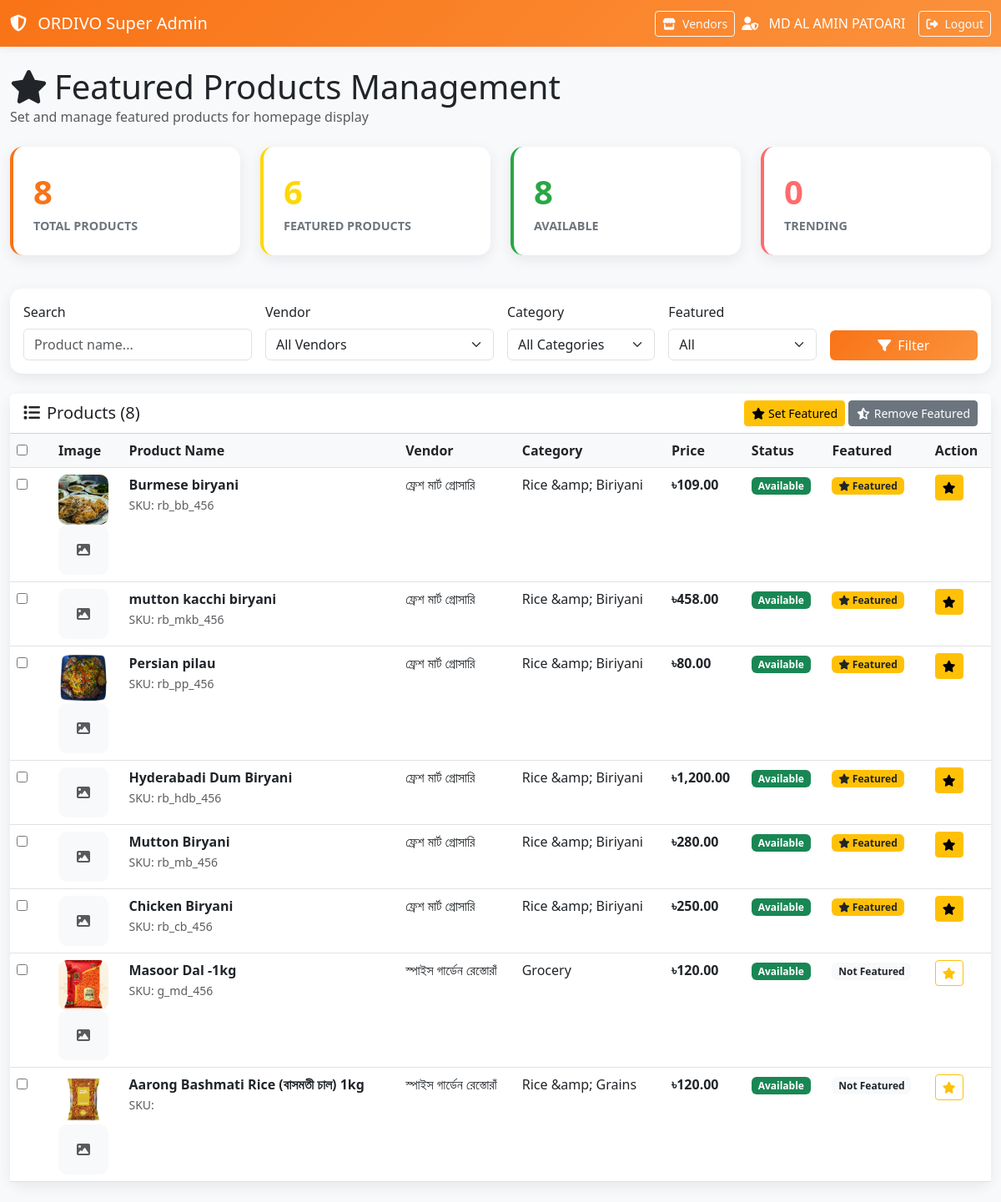
The page /super_admin/products_featured.php (signed in) on the database its author committed.
### tables this page shows
CREATE TABLE `products` (
  `id` int(11) NOT NULL,
  `vendor_id` int(11) NOT NULL,
  `category_id` int(11) NOT NULL,
  `brand_id` int(11) DEFAULT NULL,
  `name` varchar(200) NOT NULL,
  `slug` varchar(200) NOT NULL,
  `description` text DEFAULT NULL,
  `short_description` varchar(500) DEFAULT NULL,
  `sku` varchar(100) DEFAULT NULL,
  `barcode` varchar(100) DEFAULT NULL,
  `price` decimal(10,2) NOT NULL,
  `discounted_price` decimal(10,2) DEFAULT NULL,
  `cost_price` decimal(10,2) DEFAULT NULL,
  `unit` varchar(20) DEFAULT 'pcs' COMMENT 'kg, g, l, ml, pcs, pack, plate, bowl, etc.',
  `unit_value` decimal(10,3) DEFAULT NULL COMMENT 'Weight/volume per unit',
  `pack_size` varchar(50) DEFAULT NULL,
  `image` varchar(255) DEFAULT NULL,
  `gallery` longtext DEFAULT NULL COMMENT 'Array of additional images' CHECK (json_valid(`gallery`)),
  `preparation_time` int(11) DEFAULT 15 COMMENT 'Preparation time in minutes (for food)',
  `nutritional_info` longtext DEFAULT NULL CHECK (json_valid(`nutritional_info`)),
  `ingredients` text DEFAULT NULL,
  `allergen_info` longtext DEFAULT NULL CHECK (json_valid(`allergen_info`)),
  `storage_instructions` text DEFAULT NULL,
  `expiry_days` int(11) DEFAULT NULL,
  `is_veg` tinyint(1) DEFAULT 0,
  `is_vegan` tinyint(1) DEFAULT 0,
  `is_gluten_free` tinyint(1) DEFAULT 0,
  `is_spicy` tinyint(1) DEFAULT 0,
  `spice_level` tinyint(1) DEFAULT 0 COMMENT '0=No spice, 1=Mild, 2=Medium, 3=Hot, 4=Very Hot',
  `is_organic` tinyint(1) DEFAULT 0,
  `is_perishable` tinyint(1) DEFAULT 0,
  `requires_refrigeration` tinyint(1) DEFAULT 0,
  `is_available` tinyint(1) DEFAULT 1,
  `is_featured` tinyint(1) DEFAULT 0,
  `is_trending` tinyint(1) DEFAULT 0,
  `sort_order` int(11) DEFAULT 0,
  `rating` decimal(3,2) DEFAULT 0.00,
  `total_reviews` int(11) DEFAULT 0,
  `total_orders` int(11) DEFAULT 0,
  `total_views` int(11) DEFAULT 0,
  `meta_title` varchar(255) DEFAULT NULL,
  `meta_description` text DEFAULT NULL,
  `meta_keywords` text DEFAULT NULL,
  `created_at` timestamp NOT NULL DEFAULT current_timestamp(),
  `updated_at` timestamp NOT NULL DEFAULT current_timestamp() ON UPDATE current_timestamp()
);

CREATE TABLE `vendors` (
  `id` int(11) NOT NULL,
  `owner_id` int(11) NOT NULL,
  `business_type_id` int(11) NOT NULL,
  `name` varchar(150) NOT NULL,
  `slug` varchar(150) NOT NULL,
  `description` text DEFAULT NULL,
  `address` text NOT NULL,
  `area_id` int(11) DEFAULT NULL,
  `city_id` int(11) NOT NULL,
  `postal_code` varchar(20) DEFAULT NULL,
  `latitude` decimal(10,8) DEFAULT NULL,
  `longitude` decimal(11,8) DEFAULT NULL,
  `phone` varchar(20) NOT NULL,
  `email` varchar(100) DEFAULT NULL,
  `website` varchar(255) DEFAULT NULL,
  `logo` varchar(255) DEFAULT NULL,
  `banner_image` varchar(255) DEFAULT NULL,
  `gallery` longtext DEFAULT NULL COMMENT 'Array of additional images' CHECK (json_valid(`gallery`)),
  `trade_license_number` varchar(100) DEFAULT NULL,
  `tin_number` varchar(100) DEFAULT NULL,
  `food_license_number` varchar(100) DEFAULT NULL,
  `bank_account_number` varchar(50) DEFAULT NULL,
  `bank_name` varchar(100) DEFAULT NULL,
  `bank_routing_number` varchar(50) DEFAULT NULL,
  `bkash_number` varchar(20) DEFAULT NULL COMMENT 'bKash mobile banking',
  `nagad_number` varchar(20) DEFAULT NULL COMMENT 'Nagad mobile banking',
  `rocket_number` varchar(20) DEFAULT NULL COMMENT 'Rocket mobile banking',
  `opening_time` time DEFAULT '09:00:00',
  `closing_time` time DEFAULT '22:00:00',
  `preparation_time` int(11) DEFAULT 30 COMMENT 'Average preparation time in minutes',
  `min_order_amount` decimal(10,2) DEFAULT 200.00,
  `commission_rate` decimal(5,2) DEFAULT 15.00,
  `delivery_radius` decimal(8,2) DEFAULT 10.00 COMMENT 'Delivery radius in km',
  `delivery_fee` decimal(10,2) DEFAULT 50.00,
  `free_delivery_above` decimal(10,2) DEFAULT 500.00,
  `rating` decimal(3,2) DEFAULT 0.00,
  `total_reviews` int(11) DEFAULT 0,
  `total_orders` int(11) DEFAULT 0,
  `total_revenue` decimal(12,2) DEFAULT 0.00,
  `is_active` tinyint(1) DEFAULT 1,
  `is_verified` tinyint(1) DEFAULT 0,
  `is_featured` tinyint(1) DEFAULT 0,
  `is_open` tinyint(1) DEFAULT 1,
  `verification_documents` longtext DEFAULT NULL CHECK (json_valid(`verification_documents`)),
  `social_media` longtext DEFAULT NULL COMMENT 'Social media links' CHECK (json_valid(`social_media`)),
  `seo_title` varchar(255) DEFAULT NULL,
  `seo_description` text DEFAULT NULL,
  `seo_keywords` text DEFAULT NULL,
  `created_at` timestamp NOT NULL DEFAULT current_timestamp(),
  `updated_at` timestamp NOT NULL DEFAULT current_timestamp() ON UPDATE current_timestamp(),
  `onboarding_notes` text DEFAULT NULL,
  `operating_hours` longtext DEFAULT NULL CHECK (json_valid(`operating_hours`))
);

CREATE TABLE `categories` (
  `id` int(11) NOT NULL,
  `parent_id` int(11) DEFAULT NULL,
  `name` varchar(100) NOT NULL,
  `slug` varchar(100) NOT NULL,
  `description` text DEFAULT NULL,
  `image` varchar(255) DEFAULT NULL,
  `icon` varchar(255) DEFAULT NULL,
  `banner_image` varchar(255) DEFAULT NULL,
  `category_type` enum('food','grocery','both') DEFAULT 'both',
  `level` tinyint(1) DEFAULT 1 COMMENT '1=Main, 2=Sub, 3=Sub-sub',
  `commission_rate` decimal(5,2) DEFAULT NULL COMMENT 'Override default commission',
  `tax_rate` decimal(5,2) DEFAULT NULL,
  `sort_order` int(11) DEFAULT 0,
  `is_active` tinyint(1) DEFAULT 1,
  `is_featured` tinyint(1) DEFAULT 0,
  `seo_title` varchar(255) DEFAULT NULL,
  `seo_description` text DEFAULT NULL,
  `seo_keywords` text DEFAULT NULL,
  `created_at` timestamp NOT NULL DEFAULT current_timestamp(),
  `updated_at` timestamp NOT NULL DEFAULT current_timestamp() ON UPDATE current_timestamp()
);

### super_admin/products_featured.php (the view, shortened to what the rows shown need)
<?php
require_once '../config/db_connection.php';
$whereConditions = ["1=1"];
$params = [];
$whereClause = 'WHERE ' . implode(' AND ', $whereConditions);
try {
    $products = fetchAll("
        SELECT
            p.*,
            v.name as vendor_name,
            c.name as category_name,
            u.name as owner_name
        FROM products p
        LEFT JOIN vendors v ON p.vendor_id = v.id
        LEFT JOIN categories c ON p.category_id = c.id
        LEFT JOIN users u ON v.owner_id = u.id
        $whereClause
        ORDER BY p.is_featured DESC, p.created_at DESC
        LIMIT 100
    ", $params);
} catch (Exception $e) {
    error_log("Featured Products Error: " . $e->getMessage());
    $products = [];
    $stats = ['total' => 0, 'featured' => 0, 'available' => 0, 'trending' => 0];
    $vendors = [];
    $categories = [];
}
?>
<!DOCTYPE html>
<html lang="en">
<head>
    <link href="https://cdn.jsdelivr.net/npm/bootstrap@5.3.0/dist/css/bootstrap.min.css" rel="stylesheet">
    <link rel="stylesheet" href="https://cdnjs.cloudflare.com/ajax/libs/font-awesome/6.4.0/css/all.min.css">
</head>
<body>
    <div class="container-fluid py-4">
        <div class="mb-4">
            <h1 class="mb-0"><i class="fas fa-star me-2"></i>Featured Products Management</h1>
        </div>
        <div class="card">
            <div class="card-body p-0">
                <form id="bulkForm" method="POST">
                    <div class="table-responsive">
                        <table class="table table-hover mb-0">
                            <thead>
                                <tr>
                                    <th width="50">
                                        <input type="checkbox" id="selectAll" onclick="toggleAll(this)">
                                    </th>
                                    <th>Image</th>
                                    <th>Product Name</th>
                                    <th>Vendor</th>
                                    <th>Category</th>
                                    <th>Price</th>
                                    <th>Status</th>
                                    <th>Featured</th>
                                    <th>Action</th>
                                </tr>
                            </thead>
                            <tbody>
                                <?php if (empty($products)): ?>
                                    <tr>
                                        <td colspan="9" class="text-center py-5">
                                            <i class="fas fa-box-open fa-3x text-muted mb-3"></i>
                                            <p class="text-muted">No products found</p>
                                        </td>
                                    </tr>
                                <?php else: ?>
                                    <?php foreach ($products as $product): ?>
                                        <tr>
                                            <td>
                                                <input type="checkbox" name="product_ids[]" value="<?= $product['id'] ?>" class="product-checkbox">
                                            </td>
                                            <td>
                                                <?php if (!empty($product['image'])): ?>
                                                    <?php
                                                    $imagePath = $product['image'];
                                                    if (strpos($imagePath, 'uploads/') === 0) {
                                                        $imagePath = '../' . $imagePath;
                                                    } elseif (!preg_match('/^(https?:\/\/|\.\.\/|\/)/i', $imagePath)) {
                                                        $imagePath = '../uploads/images/' . $imagePath;
                                                    }
                                                    ?>
                                                    <img src="<?= htmlspecialchars($imagePath) ?>" alt="Product" class="product-image" onerror="this.style.display='none'; this.nextElementSibling.style.display='flex';">
                                                    <div class="product-image bg-light d-flex align-items-center justify-content-center" style="display: none;">
                                                        <i class="fas fa-image text-muted"></i>
                                                    </div>
                                                <?php else: ?>
                                                    <div class="product-image bg-light d-flex align-items-center justify-content-center">
                                                        <i class="fas fa-image text-muted"></i>
                                                    </div>
                                                <?php endif; ?>
                                            </td>
                                            <td>
                                                <strong><?= htmlspecialchars($product['name']) ?></strong><br>
                                                <small class="text-muted">SKU: <?= htmlspecialchars($product['sku'] ?? 'N/A') ?></small>
                                            </td>
                                            <td><?= htmlspecialchars($product['vendor_name'] ?? 'N/A') ?></td>
                                            <td><?= htmlspecialchars($product['category_name'] ?? 'N/A') ?></td>
                                            <td>
                                                <strong>৳<?= number_format($product['price'], 2) ?></strong>
                                            </td>
                                            <td>
                                                <?php if ($product['is_available']): ?>
                                                    <span class="badge bg-success">Available</span>
                                                <?php else: ?>
                                                    <span class="badge bg-secondary">Unavailable</span>
                                                <?php endif; ?>
                                            </td>
                                            <td>
                                                <?php if ($product['is_featured']): ?>
                                                    <span class="badge bg-warning text-dark">
                                                        <i class="fas fa-star"></i> Featured
                                                    </span>
                                                <?php else: ?>
                                                    <span class="badge bg-light text-dark">Not Featured</span>
                                                <?php endif; ?>
                                            </td>
                                            <td>
                                                <form method="POST" class="d-inline">
                                                    <button type="submit" class="btn btn-sm <?= $product['is_featured'] ? 'btn-warning' : 'btn-outline-warning' ?>">
                                                        <i class="fas fa-star"></i>
                                                    </button>
                                                </form>
                                            </td>
                                        </tr>
                                    <?php endforeach; ?>
                                <?php endif; ?>
                            </tbody>
                        </table>
                    </div>
                </form>
            </div>
        </div>
    </div>
</body>
</html>

### rows shown on the page
products: shows a picture, name "Burmese biryani", sku "rb_bb_456", vendor.name "ফ্রেশ মার্ট গ্রোসারি", category.name "Rice &amp; Biriyani", price "109.00", is_available "Available", is_featured 1 (drawn)
products: name "mutton kacchi biryani", sku "rb_mkb_456", vendor.name "ফ্রেশ মার্ট গ্রোসারি", category.name "Rice &amp; Biriyani", price "458.00", is_available "Available", is_featured 1 (drawn)
products: shows a picture, name "Persian pilau", sku "rb_pp_456", vendor.name "ফ্রেশ মার্ট গ্রোসারি", category.name "Rice &amp; Biriyani", price "80.00", is_available "Available", is_featured 1 (drawn)
products: name "Hyderabadi Dum Biryani", sku "rb_hdb_456", vendor.name "ফ্রেশ মার্ট গ্রোসারি", category.name "Rice &amp; Biriyani", price "1,200.00", is_available "Available", is_featured 1 (drawn)
products: name "Mutton Biryani", sku "rb_mb_456", vendor.name "ফ্রেশ মার্ট গ্রোসারি", category.name "Rice &amp; Biriyani", price "280.00", is_available "Available", is_featured 1 (drawn)
products: name "Chicken Biryani", sku "rb_cb_456", vendor.name "ফ্রেশ মার্ট গ্রোসারি", category.name "Rice &amp; Biriyani", price "250.00", is_available "Available", is_featured 1 (drawn)
products: shows a picture, name "Masoor Dal -1kg", sku "g_md_456", vendor.name "স্পাইস গার্ডেন রেস্তোরাঁ", category.name "Grocery", price "120.00", is_available "Available", is_featured "Not Featured"
products: shows a picture, name "Aarong Bashmati Rice (বাসমতী চাল) 1kg", vendor.name "স্পাইস গার্ডেন রেস্তোরাঁ", category.name "Rice &amp; Grains", price "120.00", is_available "Available", is_featured "Not Featured"

### other values the page prints
$_SESSION['user_name'] "MD AL AMIN PATOARI"
$stats['total'] "8"
$stats['featured'] "6"
$stats['available'] "8"
$stats['trending'] "0"
count($products) "8"
